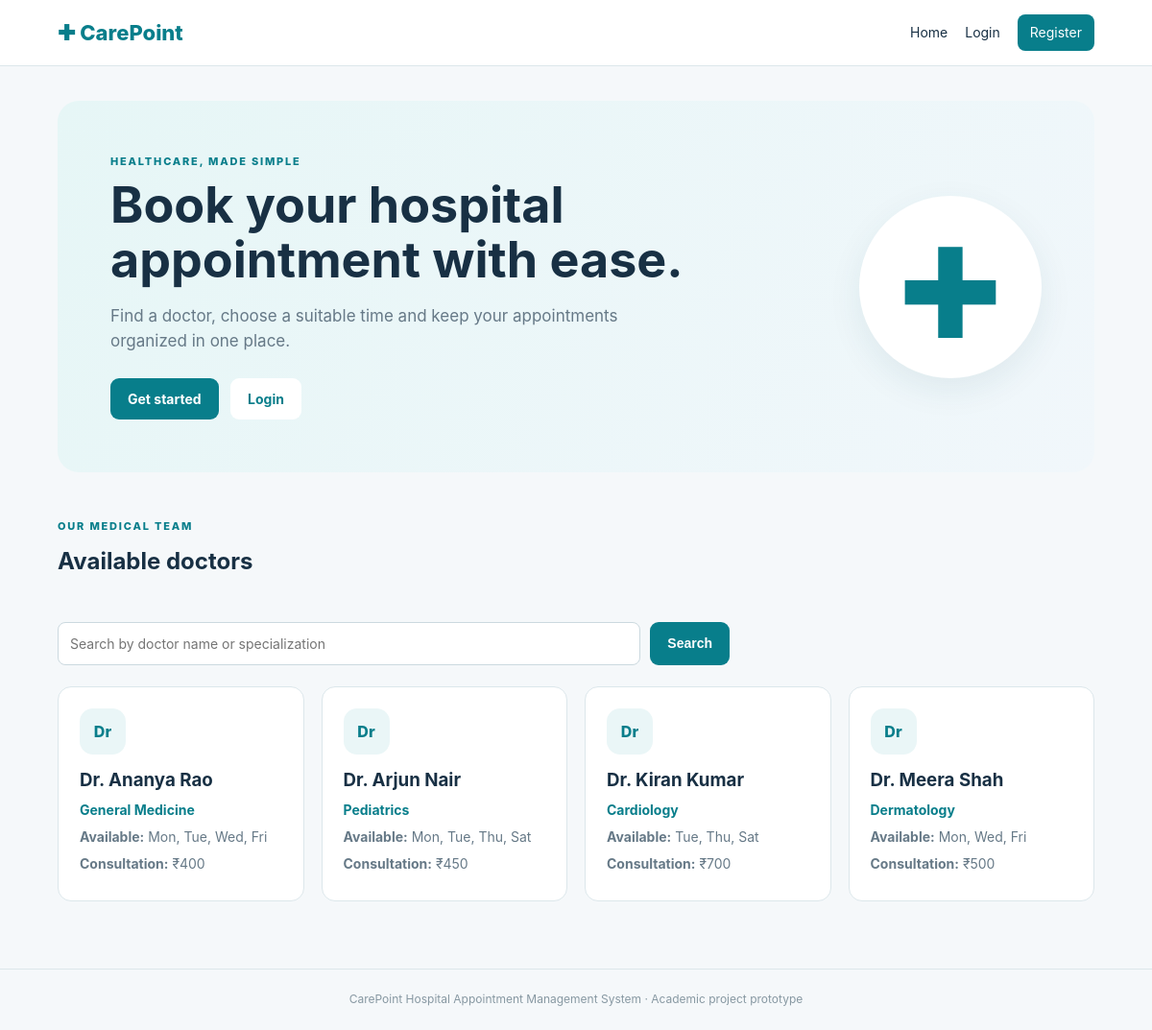
The page / on the database its author committed.
### tables this page shows
CREATE TABLE doctors (
        id INTEGER PRIMARY KEY AUTOINCREMENT,
        name TEXT NOT NULL,
        specialization TEXT NOT NULL,
        available_days TEXT NOT NULL,
        consultation_fee REAL NOT NULL DEFAULT 0,
        active INTEGER NOT NULL DEFAULT 1
    );

### app.py (the view)
@app.route("/")
def index():
    search = request.args.get("q", "").strip()
    db = get_db()
    if search:
        doctors = db.execute("""
            SELECT * FROM doctors
            WHERE active = 1
              AND (name LIKE ? OR specialization LIKE ?)
            ORDER BY name
        """, (f"%{search}%", f"%{search}%")).fetchall()
    else:
        doctors = db.execute(
            "SELECT * FROM doctors WHERE active=1 ORDER BY name"
        ).fetchall()
    return render_template("index.html", doctors=doctors, search=search)

### app.py (called while the page is built)
def get_db():
    if "db" not in g:
        g.db = sqlite3.connect(DATABASE_PATH)
        g.db.row_factory = sqlite3.Row
        g.db.execute("PRAGMA foreign_keys = ON")
    return g.db

### templates/index.html (shortened to what this page needs)
{% extends "base.html" %}
{% block content %}
<section class="hero">
  <div>
    <p class="eyebrow">HEALTHCARE, MADE SIMPLE</p>
    <h1>Book your hospital appointment with ease.</h1>
    <p class="hero-copy">Find a doctor, choose a suitable time and keep your appointments organized in one place.</p>
    {% if session.get('role') == 'patient' %}
      <a class="button" href="{{ url_for('book_appointment') }}">Book an appointment</a>
    {% elif not session.get('user_id') %}
      <a class="button" href="{{ url_for('register') }}">Get started</a>
      <a class="button secondary" href="{{ url_for('login') }}">Login</a>
    {% endif %}
  </div>
  <div class="hero-symbol">✚</div>
</section>
<div class="section-heading">
  <div><p class="eyebrow">OUR MEDICAL TEAM</p><h2>Available doctors</h2></div>
</div>
<form class="search-form" method="get" action="{{ url_for('index') }}">
  <input type="search" name="q" value="{{ search }}" placeholder="Search by doctor name or specialization">
  <button class="button" type="submit">Search</button>
</form>
<div class="cards">
{% for doctor in doctors %}
  <article class="doctor-card">
    <div class="doctor-avatar">Dr</div>
    <h3>{{ doctor.name }}</h3>
    <p class="specialty">{{ doctor.specialization }}</p>
    <p><strong>Available:</strong> {{ doctor.available_days }}</p>
    <p><strong>Consultation:</strong> ₹{{ "%.0f"|format(doctor.consultation_fee) }}</p>
  </article>
{% else %}
  <p>No matching active doctors found.</p>
{% endfor %}
</div>
{% endblock %}

### templates/base.html (shortened to what this page needs)
<!doctype html>
<html lang="en">
<head>
  <link rel="stylesheet" href="{{ url_for('static', filename='style.css') }}">
</head>
<body>
<header class="topbar">
  <a class="brand" href="{{ url_for('index') }}">✚ CarePoint</a>
  <nav>
    <a href="{{ url_for('index') }}">Home</a>
    {% if session.get('user_id') %}
      <span class="nav-user">{{ session.get('name') }}</span>
      <a href="{{ url_for('logout') }}">Logout</a>
    {% else %}
      <a href="{{ url_for('login') }}">Login</a>
      <a class="nav-cta" href="{{ url_for('register') }}">Register</a>
    {% endif %}
  </nav>
</header>
<main class="container">
  {% block content %}{% endblock %}
</main>
<footer>CarePoint Hospital Appointment Management System · Academic project prototype</footer>
</body>
</html>

### static/style.css (style rules this page uses)
:root { --ink:#183044;--muted:#667987;--teal:#087e8b;--teal-dark:#06636d;--pale:#eaf6f7;--line:#dce7eb;--bg:#f5f8fa }
* { box-sizing:border-box }
body { margin:0;background:var(--bg);color:var(--ink);font-family:Inter,Arial,sans-serif;line-height:1.55 }
.topbar { background:#fff;border-bottom:1px solid var(--line);padding:15px max(5vw,20px);display:flex;align-items:center;justify-content:space-between;gap:20px }
.brand { font-size:22px;font-weight:800;color:var(--teal);text-decoration:none }
.topbar nav { display:flex;align-items:center;gap:18px;flex-wrap:wrap }
.topbar nav a { color:var(--ink);text-decoration:none;font-size:14px }
.nav-cta { background:var(--teal);color:#fff!important;padding:8px 13px;border-radius:8px }
.container { width:min(1120px,90%);margin:36px auto 70px;min-height:70vh }
.hero { background:linear-gradient(120deg,#e6f6f6,#f1f7fb);border-radius:22px;padding:55px;display:flex;align-items:center;justify-content:space-between;gap:25px;margin-bottom:48px }
.hero h1 { font-size:clamp(32px,5vw,52px);line-height:1.1;max-width:620px;margin:8px 0 16px }
.hero-copy { max-width:560px;color:var(--muted);font-size:17px;margin-bottom:25px }
.hero-symbol { font-size:130px;color:var(--teal);background:#fff;width:190px;height:190px;display:grid;place-items:center;border-radius:50%;box-shadow:0 12px 35px #174b5814 }
.eyebrow { font-size:11px;font-weight:800;letter-spacing:1.8px;color:var(--teal);margin:0 0 8px }
.button { display:inline-block;border:0;border-radius:9px;background:var(--teal);color:#fff;text-decoration:none;padding:11px 18px;font-weight:700;font-size:14px;cursor:pointer }
.button.secondary { background:#fff;color:var(--teal);margin-left:8px }
.section-heading { display:flex;justify-content:space-between;align-items:center;gap:20px;margin:25px 0 }
.section-heading h1,.section-heading h2,h1,h2 { margin-top:0 }
.cards { display:grid;grid-template-columns:repeat(auto-fit,minmax(220px,1fr));gap:18px }
.doctor-card,.panel,.stat-card,.form-card { background:#fff;border:1px solid var(--line);border-radius:14px;padding:22px }
.doctor-avatar { width:48px;height:48px;border-radius:14px;background:var(--pale);color:var(--teal);display:grid;place-items:center;font-weight:800 }
.doctor-card h3 { margin:12px 0 0 }
.doctor-card p { font-size:14px;color:var(--muted);margin:6px 0 }
.doctor-card .specialty { color:var(--teal);font-weight:700 }
input,select,textarea { display:block;width:100%;margin-top:6px;padding:11px 12px;border:1px solid #cbd9df;border-radius:8px;font:inherit;font-size:14px;background:#fff;color:var(--ink) }
.search-form { display:flex;gap:10px;margin:15px 0 22px;max-width:700px }
.search-form input { margin:0;flex:1 }
footer { text-align:center;color:#8798a2;font-size:12px;padding:22px;border-top:1px solid var(--line) }

### rows shown on the page
doctors: name "Dr. Ananya Rao", specialization "General Medicine", available_days "Mon, Tue, Wed, Fri", consultation_fee "400"
doctors: name "Dr. Arjun Nair", specialization "Pediatrics", available_days "Mon, Tue, Thu, Sat", consultation_fee "450"
doctors: name "Dr. Kiran Kumar", specialization "Cardiology", available_days "Tue, Thu, Sat", consultation_fee "700"
doctors: name "Dr. Meera Shah", specialization "Dermatology", available_days "Mon, Wed, Fri", consultation_fee "500"
